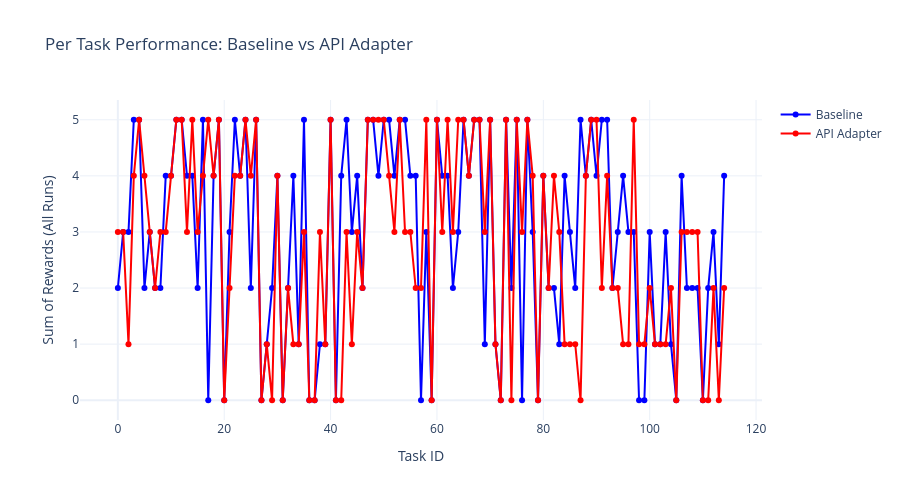

Source (notebook cell):
### Code cell
import plotly.graph_objects as go
from collections import defaultdict

# Calculate sum of rewards per task for baseline
baseline_task_rewards = defaultdict(int)
for run in baseline_data:
    for task in run:
        baseline_task_rewards[task['task_id']] += task['reward']

# Calculate sum of rewards per task for api_adapter
api_adapter_task_rewards = defaultdict(int)
for run in api_adapter_data:
    for task in run:
        api_adapter_task_rewards[task['task_id']] += task['reward']

# Get all unique task IDs and sort them
all_task_ids = sorted(set(baseline_task_rewards.keys()) | set(api_adapter_task_rewards.keys()))

# Prepare data for plotting
baseline_rewards = [baseline_task_rewards[task_id] for task_id in all_task_ids]
api_adapter_rewards = [api_adapter_task_rewards[task_id] for task_id in all_task_ids]

# Create the plot
fig = go.Figure()

# Add baseline trace
fig.add_trace(go.Scatter(
    x=all_task_ids,
    y=baseline_rewards,
    mode='lines+markers',
    name='Baseline',
    line=dict(color='blue', width=2),
    marker=dict(symbol='circle', size=6)
))

# Add api_adapter trace
fig.add_trace(go.Scatter(
    x=all_task_ids,
    y=api_adapter_rewards,
    mode='lines+markers',
    name='API Adapter',
    line=dict(color='red', width=2),
    marker=dict(symbol='circle', size=6)
))

# Update layout
fig.update_layout(
    title='Per Task Performance: Baseline vs API Adapter',
    xaxis_title='Task ID',
    yaxis_title='Sum of Rewards (All Runs)',
    width=900,
    height=500,
    showlegend=True,
    template='plotly_white'
)

# Show the plot
fig.show()

### Figure 1 — Plotly figure (JSON) as saved in the notebook; plotly's stock layout.template omitted (floating-point values rounded to 4 significant figures)
{"data": [{"line": {"color": "blue", "width": 2}, "marker": {"size": 6, "symbol": "circle"}, "mode": "lines+markers", "name": "Baseline", "type": "scatter", "x": [0, 1, 2, 3, 4, 5, 6, 7, 8, 9, 10, 11, 12, 13, 14, 15, 16, 17, 18, 19, 20, 21, 22, 23, 24, 25, 26, 27, 28, 29, 30, 31, 32, 33, 34, 35, 36, 37, 38, 39, 40, 41, 42, 43, 44, 45, 46, 47, 48, 49, 50, 51, 52, 53, 54, 55, 56, 57, 58, 59, 60, 61, 62, 63, 64, 65, 66, 67, 68, 69, 70, 71, 72, 73, 74, 75, 76, 77, 78, 79, 80, 81, 82, 83, 84, 85, 86, 87, 88, 89, 90, 91, 92, 93, 94, 95, 96, 97, 98, 99, 100, 101, 102, 103, 104, 105, 106, 107, 108, 109, 110, 111, 112, 113, 114], "y": [2, 3, 3, 5, 5, 2, 3, 2, 2, 4, 4, 5, 5, 4, 4, 2, 5, 0, 4, 5, 0, 3, 5, 4, 5, 2, 5, 0, 1, 2, 4, 0, 2, 4, 1, 5, 0, 0, 1, 1, 5, 0, 4, 5, 3, 4, 2, 5, 5, 4, 5, 5, 4, 5, 5, 4, 4, 0, 3, 0, 5, 4, 4, 2, 3, 5, 4, 5, 5, 1, 5, 1, 0, 5, 2, 5, 0, 5, 3, 0, 4, 2, 2, 1, 4, 3, 2, 5, 4, 5, 4, 5, 5, 2, 3, 4, 3, 3, 0, 0, 3, 1, 1, 3, 1, 0, 4, 2, 2, 2, 0, 2, 3, 1, 4]}, {"line": {"color": "red", "width": 2}, "marker": {"size": 6, "symbol": "circle"}, "mode": "lines+markers", "name": "API Adapter", "type": "scatter", "x": [0, 1, 2, 3, 4, 5, 6, 7, 8, 9, 10, 11, 12, 13, 14, 15, 16, 17, 18, 19, 20, 21, 22, 23, 24, 25, 26, 27, 28, 29, 30, 31, 32, 33, 34, 35, 36, 37, 38, 39, 40, 41, 42, 43, 44, 45, 46, 47, 48, 49, 50, 51, 52, 53, 54, 55, 56, 57, 58, 59, 60, 61, 62, 63, 64, 65, 66, 67, 68, 69, 70, 71, 72, 73, 74, 75, 76, 77, 78, 79, 80, 81, 82, 83, 84, 85, 86, 87, 88, 89, 90, 91, 92, 93, 94, 95, 96, 97, 98, 99, 100, 101, 102, 103, 104, 105, 106, 107, 108, 109, 110, 111, 112, 113, 114], "y": [3, 3, 1, 4, 5, 4, 3, 2, 3, 3, 4, 5, 5, 3, 5, 3, 4, 5, 4, 5, 0, 2, 4, 4, 5, 4, 5, 0, 1, 0, 4, 0, 2, 1, 1, 3, 0, 0, 3, 1, 5, 0, 0, 3, 1, 3, 2, 5, 5, 5, 5, 4, 3, 5, 3, 3, 2, 2, 5, 0, 5, 3, 5, 3, 5, 5, 4, 5, 5, 3, 5, 1, 0, 5, 0, 5, 3, 5, 4, 0, 4, 2, 4, 3, 1, 1, 1, 0, 4, 5, 5, 2, 4, 2, 2, 1, 1, 5, 1, 1, 2, 1, 1, 1, 2, 0, 3, 3, 3, 3, 0, 0, 2, 0, 2]}], "layout": {"height": 500, "showlegend": true, "title": {"text": "Per Task Performance: Baseline vs API Adapter"}, "width": 900, "xaxis": {"title": {"text": "Task ID"}}, "yaxis": {"title": {"text": "Sum of Rewards (All Runs)"}}}}
